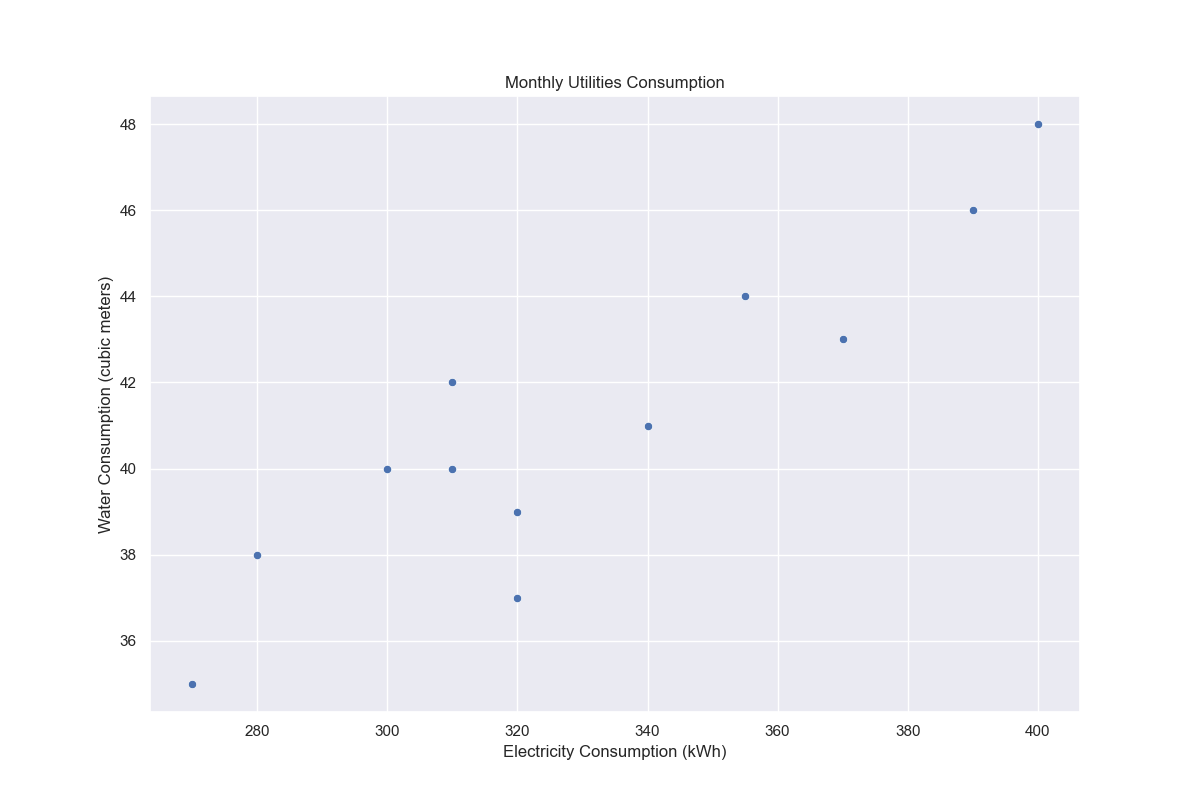

Write Python code to recreate this figure.

import seaborn as sns
import matplotlib.pyplot as plt
import pandas as pd

# Create the DataFrame
data = {
    'Month': ['January', 'February', 'March', 'April', 'May', 'June',
              'July', 'August', 'September', 'October', 'November', 'December'],
    'Electricity_Consumption': [300, 270, 320, 280, 310, 355, 400, 390, 370, 340, 320, 310],
    'Water_Consumption': [40, 35, 37, 38, 42, 44, 48, 46, 43, 41, 39, 40]
}

df = pd.DataFrame(data)

# Create the scatterplot
plt.figure(figsize=(12, 8))
sns.scatterplot(x='Electricity_Consumption', y='Water_Consumption', data=df,
                palette=['#348ABD', '#A60628'])

plt.title('Monthly Utilities Consumption')
plt.xlabel('Electricity Consumption (kWh)')
plt.ylabel('Water Consumption (cubic meters)')

# Display the plot
plt.show()
